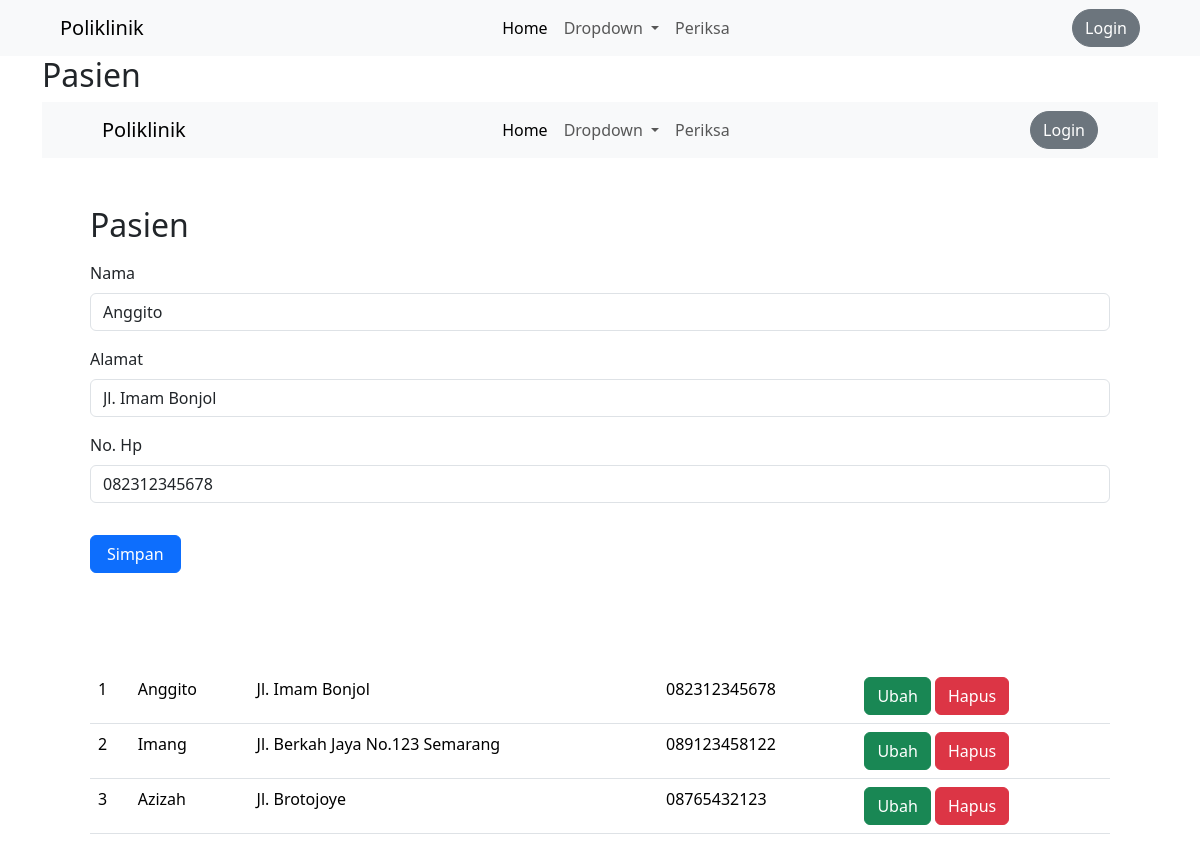
The page /index.php?page=pasien&id=1 on the database its author committed.
### tables this page shows
CREATE TABLE `pasien` (
  `id` int(10) NOT NULL,
  `nama` varchar(255) DEFAULT NULL,
  `alamat` varchar(255) DEFAULT NULL,
  `no_hp` varchar(20) DEFAULT NULL
);

### pasien.php (the view, shortened to what this page needs)
<?php require_once("koneksi.php");
?>
<!doctype html>
<html lang="en">
  <head>
    <link href="https://cdn.jsdelivr.net/npm/bootstrap@5.3.2/dist/css/bootstrap.min.css" rel="stylesheet">
  </head>
  <body>
    <nav class="navbar navbar-expand-lg bg-body-tertiary ps-5">
      <div class="container-fluid">
        <a class="navbar-brand" href="index.php">Poliklinik</a>
        <div class="collapse navbar-collapse" id="navbarSupportedContent">
          <ul class="navbar-nav me-auto mb-2 mb-lg-0 mx-auto">
            <li class="nav-item">
              <a class="nav-link active" aria-current="page" href="index.php">Home</a>
            </li>
            <li class="nav-item dropdown">
              <a class="nav-link dropdown-toggle" href="#" role="button" data-bs-toggle="dropdown" aria-expanded="false">
                Dropdown
              </a>
            </li>
            <li class="nav-item">
              <a class="nav-link" href="periksa.php">Periksa</a>
            </li>
          </ul>
          <ul class="navbar-nav right-menu me-5">
            <li class="nav-item d-flex align-items-center">
              <a href="login.php" class="btn btn-secondary" style="border-radius: 100px">Login</a>
            </li>
          </ul>
        </div>
      </div>
    </nav>
    <div class="p-5">
    	<h2>Pasien</h2>
    	<form class="mt-3" method="POST" action="" name="myForm" onsubmit="return(validate());">
    		<?php
        $nama = '';
        $alamat = '';
        $no_hp = '';
				if (isset($_GET['id'])) {
				    $ambil = mysqli_query($koneksi, "SELECT * FROM pasien
				    WHERE id='" . $_GET['id'] . "'");
				    while ($row = mysqli_fetch_array($ambil)) {
				        $nama = $row['nama'];
                $alamat = $row['alamat'];
                $no_hp = $row['no_hp'];
				    }
				?>
				<?php
				}
        ?>
  		  <div class="mb-3">
  		    <label for="exampleInputName" class="form-label">Nama</label>
  		    <input type="name" class="form-control" id="exampleInputName" value="<?= $nama ?>" name="nama">
  		  </div>
  		  <div class="mb-3">
  		    <label for="exampleInputAddress" class="form-label">Alamat</label>
  		    <input type="address" class="form-control" id="exampleInputAddress" value="<?= $alamat ?>" name="alamat">
  		  </div>
  		  <div class="mb-3">
  		    <label for="exampleInputPhone" class="form-label">No. Hp</label>
  		    <input type="phone" class="form-control" id="exampleInputPhone" value="<?= $no_hp ?>" name="no_hp">
  		  </div>
  		  <button type="submit" class="btn btn-primary px-3 mt-3" name="simpan">Simpan</button>
		  </form>
    </div>
    <div class="container-fluid p-5">
      <table class="table">
        <tbody>
            <?php
              $result = mysqli_query($koneksi, "SELECT * FROM pasien");
              $no = 1;
              while ($data = mysqli_fetch_array($result)) { ?>
              <tr>
                <td>
                  <?php echo $no++ ?>
                </td>
                <td>
                  <?php echo $data['nama'] ?>
                </td>
                <td>
                  <?php echo $data['alamat'] ?>
                </td>
                <td>
                  <?php echo $data['no_hp'] ?>
                </td>
                <td>
                  <a href="index.php?page=pasien&id=<?php echo $data['id'] ?>" class="btn btn-success">Ubah</a>
                  <a href="index.php?page=pasien&id=<?php echo $data['id'] ?>&aksi=hapus" class="btn btn-danger">Hapus</a>
                </td>
              </tr>
            <?php
              }
             ?>
        </tbody>
      </table>
    </div>
  </body>
</html>

### rows shown on the page
pasien: nama "Anggito", alamat "Jl. Imam Bonjol", no_hp "082312345678"
pasien: nama "Imang", alamat "Jl. Berkah Jaya No.123 Semarang", no_hp "089123458122"
pasien: nama "Azizah", alamat "Jl. Brotojoye", no_hp "08765432123"

### other values the page prints
$_GET['page'] "Pasien"
